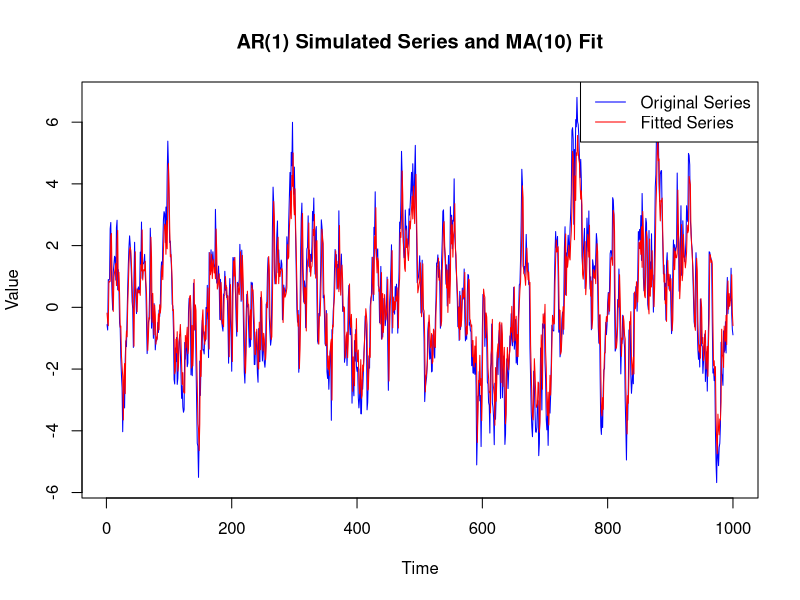
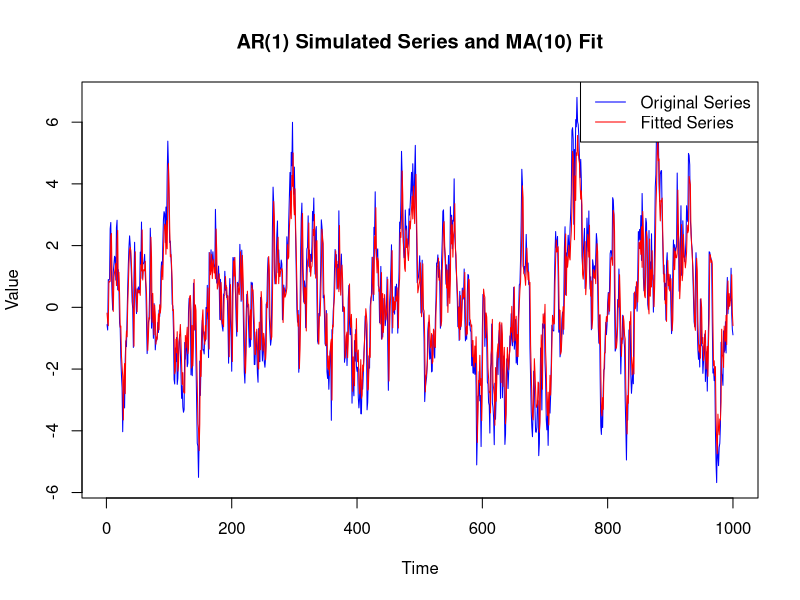

Source code (R) for these figures, in order:

# Automatically set working directory to where the script is saved (RStudio only)
if (requireNamespace("rstudioapi", quietly = TRUE)) {
  setwd(dirname(rstudioapi::getActiveDocumentContext()$path))
}

# Set seed for reproducibility
set.seed(123)

# Parameters
n <- 1000  # Number of samples
phi <- 0.9  # AR coefficient
epsilon <- rnorm(n)  # White noise
Y <- rep(NA, n)  # Preallocate the series
Y[1] <- epsilon[1]  # Initial value

# Simulate AR(1) series
for (t in 2:n) {
  Y[t] <- phi * Y[t-1] + epsilon[t]
}

# Load necessary library
library(forecast)

# Fit an MA(10) model
fit <- Arima(Y, order = c(0, 0, 10))

# Fitted values as the deterministic component
fitted_values <- fitted(fit)

# Plot and save at the same time
# --- Save to a file ---
png("AR1_MA10_fit_plot.png", width = 600, height = 400)
plot(Y, type = "l", col = "blue", main = "AR(1) Simulated Series and MA(10) Fit",
     xlab = "Time", ylab = "Value")
lines(fitted_values, col = "red")
legend("topright", legend = c("Original Series", "Fitted Series"),
       col = c("blue", "red"), lty = 1)
dev.off()

# --- Display on screen ---
plot(Y, type = "l", col = "blue", main = "AR(1) Simulated Series and MA(10) Fit",
     xlab = "Time", ylab = "Value")
lines(fitted_values, col = "red")
legend("topright", legend = c("Original Series", "Fitted Series"),
       col = c("blue", "red"), lty = 1)
